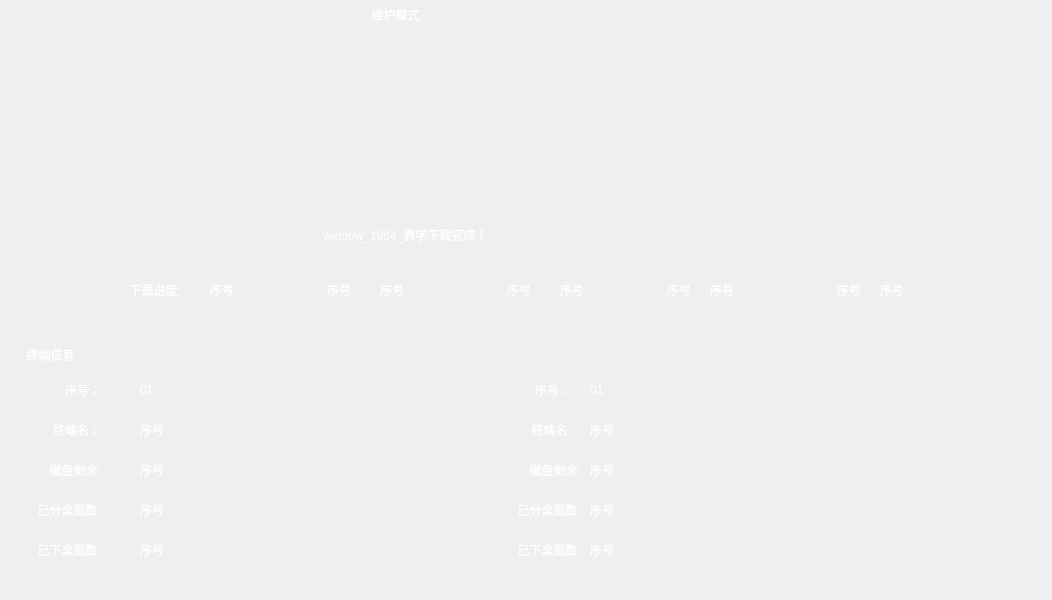
        <widget class="QWidget" name="up_widget" native="true">
         <property name="geometry">
          <rect>
           <x>1000</x>
           <y>1000</y>
           <width>1052</width>
           <height>600</height>
          </rect>
         </property>
         <property name="minimumSize">
          <size>
           <width>1052</width>
           <height>568</height>
          </size>
         </property>
         <property name="maximumSize">
          <size>
           <width>1116</width>
           <height>900</height>
          </size>
         </property>
         <widget class="QLabel" name="desLabel_35">
          <property name="geometry">
           <rect>
            <x>880</x>
            <y>280</y>
            <width>101</width>
            <height>21</height>
           </rect>
          </property>
          <property name="styleSheet">
           <string notr="true">color: #FFFFFF;
font: 12pt &quot;黑体&quot;;</string>
          </property>
          <property name="text">
           <string>&lt;html&gt;&lt;head/&gt;&lt;body&gt;&lt;p&gt;&lt;span style=&quot; color:#ffffff;&quot;&gt;序号&lt;/span&gt;&lt;/p&gt;&lt;/body&gt;&lt;/html&gt;</string>
          </property>
         </widget>
         <widget class="QLabel" name="desLabel_36">
          <property name="geometry">
           <rect>
            <x>240</x>
            <y>0</y>
            <width>311</width>
            <height>31</height>
           </rect>
          </property>
          <property name="styleSheet">
           <string notr="true">color: #FFFFFF;
font: 14pt &quot;黑体&quot;;</string>
          </property>
          <property name="text">
           <string>&lt;html&gt;&lt;head/&gt;&lt;body&gt;&lt;p align=&quot;center&quot;&gt;维护模式&lt;/p&gt;&lt;/body&gt;&lt;/html&gt;</string>
          </property>
         </widget>
         <widget class="QLabel" name="desLabel_37">
          <property name="geometry">
           <rect>
            <x>380</x>
            <y>280</y>
            <width>91</width>
            <height>21</height>
           </rect>
          </property>
          <property name="styleSheet">
           <string notr="true">color: #FFFFFF;
font: 12pt &quot;黑体&quot;;</string>
          </property>
          <property name="text">
           <string>&lt;html&gt;&lt;head/&gt;&lt;body&gt;&lt;p&gt;&lt;span style=&quot; color:#ffffff;&quot;&gt;序号&lt;/span&gt;&lt;/p&gt;&lt;/body&gt;&lt;/html&gt;</string>
          </property>
         </widget>
         <widget class="QLabel" name="desLabel_38">
          <property name="geometry">
           <rect>
            <x>710</x>
            <y>280</y>
            <width>81</width>
            <height>21</height>
           </rect>
          </property>
          <property name="styleSheet">
           <string notr="true">color: #FFFFFF;
font: 12pt &quot;黑体&quot;;</string>
          </property>
          <property name="text">
           <string>&lt;html&gt;&lt;head/&gt;&lt;body&gt;&lt;p&gt;&lt;span style=&quot; color:#ffffff;&quot;&gt;序号&lt;/span&gt;&lt;/p&gt;&lt;/body&gt;&lt;/html&gt;</string>
          </property>
         </widget>
         <widget class="QLabel" name="desLabel_39">
          <property name="geometry">
           <rect>
            <x>100</x>
            <y>280</y>
            <width>81</width>
            <height>21</height>
           </rect>
          </property>
          <property name="styleSheet">
           <string notr="true">color: #FFFFFF;
font: 12pt &quot;黑体&quot;;</string>
          </property>
          <property name="text">
           <string>&lt;html&gt;&lt;head/&gt;&lt;body&gt;&lt;p align=&quot;right&quot;&gt;下载进度:&lt;/p&gt;&lt;/body&gt;&lt;/html&gt;</string>
          </property>
         </widget>
         <widget class="QLabel" name="desLabel_40">
          <property name="geometry">
           <rect>
            <x>210</x>
            <y>280</y>
            <width>71</width>
            <height>21</height>
           </rect>
          </property>
          <property name="styleSheet">
           <string notr="true">color: #FFFFFF;
font: 12pt &quot;黑体&quot;;</string>
          </property>
          <property name="text">
           <string>&lt;html&gt;&lt;head/&gt;&lt;body&gt;&lt;p&gt;&lt;span style=&quot; color:#ffffff;&quot;&gt;序号&lt;/span&gt;&lt;/p&gt;&lt;/body&gt;&lt;/html&gt;</string>
          </property>
         </widget>
         <widget class="QLabel" name="desLabel_41">
          <property name="geometry">
           <rect>
            <x>470</x>
            <y>280</y>
            <width>61</width>
            <height>21</height>
           </rect>
          </property>
          <property name="styleSheet">
           <string notr="true">color: #FFFFFF;
font: 12pt &quot;黑体&quot;;</string>
          </property>
          <property name="text">
           <string>&lt;html&gt;&lt;head/&gt;&lt;body&gt;&lt;p align=&quot;right&quot;&gt;&lt;span style=&quot; color:#ffffff;&quot;&gt;序号&lt;/span&gt;&lt;/p&gt;&lt;/body&gt;&lt;/html&gt;</string>
          </property>
         </widget>
         <widget class="QLabel" name="desLabel_42">
          <property name="geometry">
           <rect>
            <x>250</x>
            <y>220</y>
            <width>311</width>
            <height>31</height>
           </rect>
          </property>
          <property name="styleSheet">
           <string notr="true">color: #FFFFFF;
font: 12pt &quot;黑体&quot;;</string>
          </property>
          <property name="text">
           <string>&lt;html&gt;&lt;head/&gt;&lt;body&gt;&lt;p align=&quot;center&quot;&gt;&lt;span style=&quot; color:#ffffff;&quot;&gt;window_1964_教学下载完成！&lt;/span&gt;&lt;/p&gt;&lt;/body&gt;&lt;/html&gt;</string>
          </property>
         </widget>
         <widget class="QWidget" name="widget_5" native="true">
          <property name="geometry">
           <rect>
            <x>0</x>
            <y>330</y>
            <width>761</width>
            <height>251</height>
           </rect>
          </property>
          <widget class="QLabel" name="desLabel_43">
           <property name="geometry">
            <rect>
             <x>40</x>
             <y>50</y>
             <width>61</width>
             <height>21</height>
            </rect>
           </property>
           <property name="styleSheet">
            <string notr="true">color: #FFFFFF;
font: 12pt &quot;黑体&quot;;</string>
           </property>
           <property name="text">
            <string>&lt;html&gt;&lt;head/&gt;&lt;body&gt;&lt;p align=&quot;right&quot;&gt;&lt;span style=&quot; color:#ffffff;&quot;&gt;序号：&lt;/span&gt;&lt;/p&gt;&lt;/body&gt;&lt;/html&gt;</string>
           </property>
          </widget>
          <widget class="QLabel" name="desLabel_44">
           <property name="geometry">
            <rect>
             <x>140</x>
             <y>50</y>
             <width>151</width>
             <height>21</height>
            </rect>
           </property>
           <property name="styleSheet">
            <string notr="true">color: #FFFFFF;
font: 12pt &quot;黑体&quot;;</string>
           </property>
           <property name="text">
            <string>&lt;html&gt;&lt;head/&gt;&lt;body&gt;&lt;p&gt;&lt;span style=&quot; color:#ffffff;&quot;&gt;01&lt;/span&gt;&lt;/p&gt;&lt;/body&gt;&lt;/html&gt;</string>
           </property>
          </widget>
          <widget class="QLabel" name="desLabel_45">
           <property name="geometry">
            <rect>
             <x>40</x>
             <y>90</y>
             <width>61</width>
             <height>21</height>
            </rect>
           </property>
           <property name="styleSheet">
            <string notr="true">color: #FFFFFF;
font: 12pt &quot;黑体&quot;;</string>
           </property>
           <property name="text">
            <string>&lt;html&gt;&lt;head/&gt;&lt;body&gt;&lt;p align=&quot;right&quot;&gt;&lt;span style=&quot; color:#ffffff;&quot;&gt;终端名：&lt;/span&gt;&lt;/p&gt;&lt;/body&gt;&lt;/html&gt;</string>
           </property>
          </widget>
          <widget class="QLabel" name="desLabel_46">
           <property name="geometry">
            <rect>
             <x>140</x>
             <y>90</y>
             <width>171</width>
             <height>21</height>
            </rect>
           </property>
           <property name="styleSheet">
            <string notr="true">color: #FFFFFF;
font: 12pt &quot;黑体&quot;;</string>
           </property>
           <property name="text">
            <string>&lt;html&gt;&lt;head/&gt;&lt;body&gt;&lt;p&gt;&lt;span style=&quot; color:#ffffff;&quot;&gt;序号&lt;/span&gt;&lt;/p&gt;&lt;/body&gt;&lt;/html&gt;</string>
           </property>
          </widget>
          <widget class="QLabel" name="desLabel_47">
           <property name="geometry">
            <rect>
             <x>20</x>
             <y>130</y>
             <width>81</width>
             <height>21</height>
            </rect>
           </property>
           <property name="styleSheet">
            <string notr="true">color: #FFFFFF;
font: 12pt &quot;黑体&quot;;</string>
           </property>
           <property name="text">
            <string>&lt;html&gt;&lt;head/&gt;&lt;body&gt;&lt;p align=&quot;right&quot;&gt;&lt;span style=&quot; color:#ffffff;&quot;&gt;磁盘剩余:&lt;/span&gt;&lt;/p&gt;&lt;/body&gt;&lt;/html&gt;</string>
           </property>
          </widget>
          <widget class="QLabel" name="desLabel_48">
           <property name="geometry">
            <rect>
             <x>140</x>
             <y>130</y>
             <width>171</width>
             <height>21</height>
            </rect>
           </property>
           <property name="styleSheet">
            <string notr="true">color: #FFFFFF;
font: 12pt &quot;黑体&quot;;</string>
           </property>
           <property name="text">
            <string>&lt;html&gt;&lt;head/&gt;&lt;body&gt;&lt;p&gt;&lt;span style=&quot; color:#ffffff;&quot;&gt;序号&lt;/span&gt;&lt;/p&gt;&lt;/body&gt;&lt;/html&gt;</string>
           </property>
          </widget>
          <widget class="QLabel" name="desLabel_49">
           <property name="geometry">
            <rect>
             <x>10</x>
             <y>170</y>
             <width>91</width>
             <height>21</height>
            </rect>
           </property>
           <property name="styleSheet">
            <string notr="true">color: #FFFFFF;
font: 12pt &quot;黑体&quot;;</string>
           </property>
           <property name="text">
            <string>&lt;html&gt;&lt;head/&gt;&lt;body&gt;&lt;p align=&quot;right&quot;&gt;&lt;span style=&quot; color:#ffffff;&quot;&gt;已分桌面数:&lt;/span&gt;&lt;/p&gt;&lt;/body&gt;&lt;/html&gt;</string>
           </property>
          </widget>
          <widget class="QLabel" name="desLabel_50">
           <property name="geometry">
            <rect>
             <x>140</x>
             <y>170</y>
             <width>171</width>
             <height>21</height>
            </rect>
           </property>
           <property name="styleSheet">
            <string notr="true">color: #FFFFFF;
font: 12pt &quot;黑体&quot;;</string>
           </property>
           <property name="text">
            <string>&lt;html&gt;&lt;head/&gt;&lt;body&gt;&lt;p&gt;&lt;span style=&quot; color:#ffffff;&quot;&gt;序号&lt;/span&gt;&lt;/p&gt;&lt;/body&gt;&lt;/html&gt;</string>
           </property>
          </widget>
          <widget class="QLabel" name="desLabel_51">
           <property name="geometry">
            <rect>
             <x>0</x>
             <y>210</y>
             <width>101</width>
             <height>21</height>
            </rect>
           </property>
           <property name="styleSheet">
            <string notr="true">color: #FFFFFF;
font: 12pt &quot;黑体&quot;;</string>
           </property>
           <property name="text">
            <string>&lt;html&gt;&lt;head/&gt;&lt;body&gt;&lt;p align=&quot;right&quot;&gt;&lt;span style=&quot; color:#ffffff;&quot;&gt;已下桌面数:&lt;/span&gt;&lt;/p&gt;&lt;/body&gt;&lt;/html&gt;</string>
           </property>
          </widget>
          <widget class="QLabel" name="desLabel_52">
           <property name="geometry">
            <rect>
             <x>140</x>
             <y>210</y>
             <width>171</width>
             <height>21</height>
            </rect>
           </property>
           <property name="styleSheet">
            <string notr="true">color: #FFFFFF;
font: 12pt &quot;黑体&quot;;</string>
           </property>
           <property name="text">
            <string>&lt;html&gt;&lt;head/&gt;&lt;body&gt;&lt;p&gt;&lt;span style=&quot; color:#ffffff;&quot;&gt;序号&lt;/span&gt;&lt;/p&gt;&lt;/body&gt;&lt;/html&gt;</string>
           </property>
          </widget>
          <widget class="QLabel" name="desLabel_53">
           <property name="geometry">
            <rect>
             <x>490</x>
             <y>170</y>
             <width>91</width>
             <height>21</height>
            </rect>
           </property>
           <property name="styleSheet">
            <string notr="true">color: #FFFFFF;
font: 12pt &quot;黑体&quot;;</string>
           </property>
           <property name="text">
            <string>&lt;html&gt;&lt;head/&gt;&lt;body&gt;&lt;p align=&quot;right&quot;&gt;&lt;span style=&quot; color:#ffffff;&quot;&gt;已分桌面数:&lt;/span&gt;&lt;/p&gt;&lt;/body&gt;&lt;/html&gt;</string>
           </property>
          </widget>
          <widget class="QLabel" name="desLabel_54">
           <property name="geometry">
            <rect>
             <x>480</x>
             <y>210</y>
             <width>101</width>
             <height>21</height>
            </rect>
           </property>
           <property name="styleSheet">
            <string notr="true">color: #FFFFFF;
font: 12pt &quot;黑体&quot;;</string>
           </property>
           <property name="text">
            <string>&lt;html&gt;&lt;head/&gt;&lt;body&gt;&lt;p align=&quot;right&quot;&gt;&lt;span style=&quot; color:#ffffff;&quot;&gt;已下桌面数:&lt;/span&gt;&lt;/p&gt;&lt;/body&gt;&lt;/html&gt;</string>
           </property>
          </widget>
          <widget class="QLabel" name="desLabel_55">
           <property name="geometry">
            <rect>
             <x>590</x>
             <y>50</y>
             <width>171</width>
             <height>21</height>
            </rect>
           </property>
           <property name="styleSheet">
            <string notr="true">color: #FFFFFF;
font: 12pt &quot;黑体&quot;;</string>
           </property>
           <property name="text">
            <string>&lt;html&gt;&lt;head/&gt;&lt;body&gt;&lt;p&gt;&lt;span style=&quot; color:#ffffff;&quot;&gt;01&lt;/span&gt;&lt;/p&gt;&lt;/body&gt;&lt;/html&gt;</string>
           </property>
          </widget>
          <widget class="QLabel" name="desLabel_56">
           <property name="geometry">
            <rect>
             <x>590</x>
             <y>170</y>
             <width>171</width>
             <height>21</height>
            </rect>
           </property>
           <property name="styleSheet">
            <string notr="true">color: #FFFFFF;
font: 12pt &quot;黑体&quot;;</string>
           </property>
           <property name="text">
            <string>&lt;html&gt;&lt;head/&gt;&lt;body&gt;&lt;p&gt;&lt;span style=&quot; color:#ffffff;&quot;&gt;序号&lt;/span&gt;&lt;/p&gt;&lt;/body&gt;&lt;/html&gt;</string>
           </property>
          </widget>
          <widget class="QLabel" name="desLabel_57">
           <property name="geometry">
            <rect>
             <x>590</x>
             <y>130</y>
             <width>171</width>
             <height>21</height>
            </rect>
           </property>
           <property name="styleSheet">
            <string notr="true">color: #FFFFFF;
font: 12pt &quot;黑体&quot;;</string>
           </property>
           <property name="text">
            <string>&lt;html&gt;&lt;head/&gt;&lt;body&gt;&lt;p&gt;&lt;span style=&quot; color:#ffffff;&quot;&gt;序号&lt;/span&gt;&lt;/p&gt;&lt;/body&gt;&lt;/html&gt;</string>
           </property>
          </widget>
          <widget class="QLabel" name="desLabel_58">
           <property name="geometry">
            <rect>
             <x>510</x>
             <y>90</y>
             <width>61</width>
             <height>21</height>
            </rect>
           </property>
           <property name="styleSheet">
            <string notr="true">color: #FFFFFF;
font: 12pt &quot;黑体&quot;;</string>
           </property>
           <property name="text">
            <string>&lt;html&gt;&lt;head/&gt;&lt;body&gt;&lt;p align=&quot;right&quot;&gt;&lt;span style=&quot; color:#ffffff;&quot;&gt;终端名:&lt;/span&gt;&lt;/p&gt;&lt;/body&gt;&lt;/html&gt;</string>
           </property>
          </widget>
          <widget class="QLabel" name="desLabel_59">
           <property name="geometry">
            <rect>
             <x>590</x>
             <y>210</y>
             <width>171</width>
             <height>21</height>
            </rect>
           </property>
           <property name="styleSheet">
            <string notr="true">color: #FFFFFF;
font: 12pt &quot;黑体&quot;;</string>
           </property>
           <property name="text">
            <string>&lt;html&gt;&lt;head/&gt;&lt;body&gt;&lt;p&gt;&lt;span style=&quot; color:#ffffff;&quot;&gt;序号&lt;/span&gt;&lt;/p&gt;&lt;/body&gt;&lt;/html&gt;</string>
           </property>
          </widget>
          <widget class="QLabel" name="desLabel_60">
           <property name="geometry">
            <rect>
             <x>590</x>
             <y>90</y>
             <width>171</width>
             <height>21</height>
            </rect>
           </property>
           <property name="styleSheet">
            <string notr="true">color: #FFFFFF;
font: 12pt &quot;黑体&quot;;</string>
           </property>
           <property name="text">
            <string>&lt;html&gt;&lt;head/&gt;&lt;body&gt;&lt;p&gt;&lt;span style=&quot; color:#ffffff;&quot;&gt;序号&lt;/span&gt;&lt;/p&gt;&lt;/body&gt;&lt;/html&gt;</string>
           </property>
          </widget>
          <widget class="QLabel" name="desLabel_61">
           <property name="geometry">
            <rect>
             <x>510</x>
             <y>50</y>
             <width>61</width>
             <height>21</height>
            </rect>
           </property>
           <property name="styleSheet">
            <string notr="true">color: #FFFFFF;
font: 12pt &quot;黑体&quot;;</string>
           </property>
           <property name="text">
            <string>&lt;html&gt;&lt;head/&gt;&lt;body&gt;&lt;p align=&quot;right&quot;&gt;&lt;span style=&quot; color:#ffffff;&quot;&gt;序号：&lt;/span&gt;&lt;/p&gt;&lt;/body&gt;&lt;/html&gt;</string>
           </property>
          </widget>
          <widget class="QLabel" name="desLabel_62">
           <property name="geometry">
            <rect>
             <x>500</x>
             <y>130</y>
             <width>81</width>
             <height>21</height>
            </rect>
           </property>
           <property name="styleSheet">
            <string notr="true">color: #FFFFFF;
font: 12pt &quot;黑体&quot;;</string>
           </property>
           <property name="text">
            <string>&lt;html&gt;&lt;head/&gt;&lt;body&gt;&lt;p align=&quot;right&quot;&gt;&lt;span style=&quot; color:#ffffff;&quot;&gt;磁盘剩余:&lt;/span&gt;&lt;/p&gt;&lt;/body&gt;&lt;/html&gt;</string>
           </property>
          </widget>
          <widget class="QLabel" name="desLabel_63">
           <property name="geometry">
            <rect>
             <x>10</x>
             <y>10</y>
             <width>81</width>
             <height>31</height>
            </rect>
           </property>
           <property name="styleSheet">
            <string notr="true">color: #FFFFFF;
font: 14pt &quot;黑体&quot;;</string>
           </property>
           <property name="text">
            <string>&lt;html&gt;&lt;head/&gt;&lt;body&gt;&lt;p align=&quot;center&quot;&gt;&lt;span style=&quot; color:#ffffff;&quot;&gt;终端信息&lt;/span&gt;&lt;/p&gt;&lt;/body&gt;&lt;/html&gt;</string>
           </property>
          </widget>
         </widget>
         <widget class="QLabel" name="desLabel_64">
          <property name="geometry">
           <rect>
            <x>630</x>
            <y>280</y>
            <width>61</width>
            <height>21</height>
           </rect>
          </property>
          <property name="styleSheet">
           <string notr="true">color: #FFFFFF;
font: 12pt &quot;黑体&quot;;</string>
          </property>
          <property name="text">
           <string>&lt;html&gt;&lt;head/&gt;&lt;body&gt;&lt;p align=&quot;right&quot;&gt;&lt;span style=&quot; color:#ffffff;&quot;&gt;序号&lt;/span&gt;&lt;/p&gt;&lt;/body&gt;&lt;/html&gt;</string>
          </property>
         </widget>
         <widget class="QLabel" name="desLabel_65">
          <property name="geometry">
           <rect>
            <x>560</x>
            <y>280</y>
            <width>81</width>
            <height>21</height>
           </rect>
          </property>
          <property name="styleSheet">
           <string notr="true">color: #FFFFFF;
font: 12pt &quot;黑体&quot;;</string>
          </property>
          <property name="text">
           <string>&lt;html&gt;&lt;head/&gt;&lt;body&gt;&lt;p&gt;&lt;span style=&quot; color:#ffffff;&quot;&gt;序号&lt;/span&gt;&lt;/p&gt;&lt;/body&gt;&lt;/html&gt;</string>
          </property>
         </widget>
         <widget class="QWidget" name="rangbar_2" native="true">
          <property name="geometry">
           <rect>
            <x>300</x>
            <y>60</y>
            <width>211</width>
            <height>131</height>
           </rect>
          </property>
         </widget>
         <widget class="QLabel" name="desLabel_66">
          <property name="geometry">
           <rect>
            <x>290</x>
            <y>280</y>
            <width>61</width>
            <height>21</height>
           </rect>
          </property>
          <property name="styleSheet">
           <string notr="true">color: #FFFFFF;
font: 12pt &quot;黑体&quot;;</string>
          </property>
          <property name="text">
           <string>&lt;html&gt;&lt;head/&gt;&lt;body&gt;&lt;p align=&quot;right&quot;&gt;&lt;span style=&quot; color:#ffffff;&quot;&gt;序号&lt;/span&gt;&lt;/p&gt;&lt;/body&gt;&lt;/html&gt;</string>
          </property>
         </widget>
         <widget class="QLabel" name="desLabel_67">
          <property name="geometry">
           <rect>
            <x>800</x>
            <y>280</y>
            <width>61</width>
            <height>21</height>
           </rect>
          </property>
          <property name="styleSheet">
           <string notr="true">color: #FFFFFF;
font: 12pt &quot;黑体&quot;;</string>
          </property>
          <property name="text">
           <string>&lt;html&gt;&lt;head/&gt;&lt;body&gt;&lt;p align=&quot;right&quot;&gt;&lt;span style=&quot; color:#ffffff;&quot;&gt;序号&lt;/span&gt;&lt;/p&gt;&lt;/body&gt;&lt;/html&gt;</string>
          </property>
         </widget>
        </widget>
